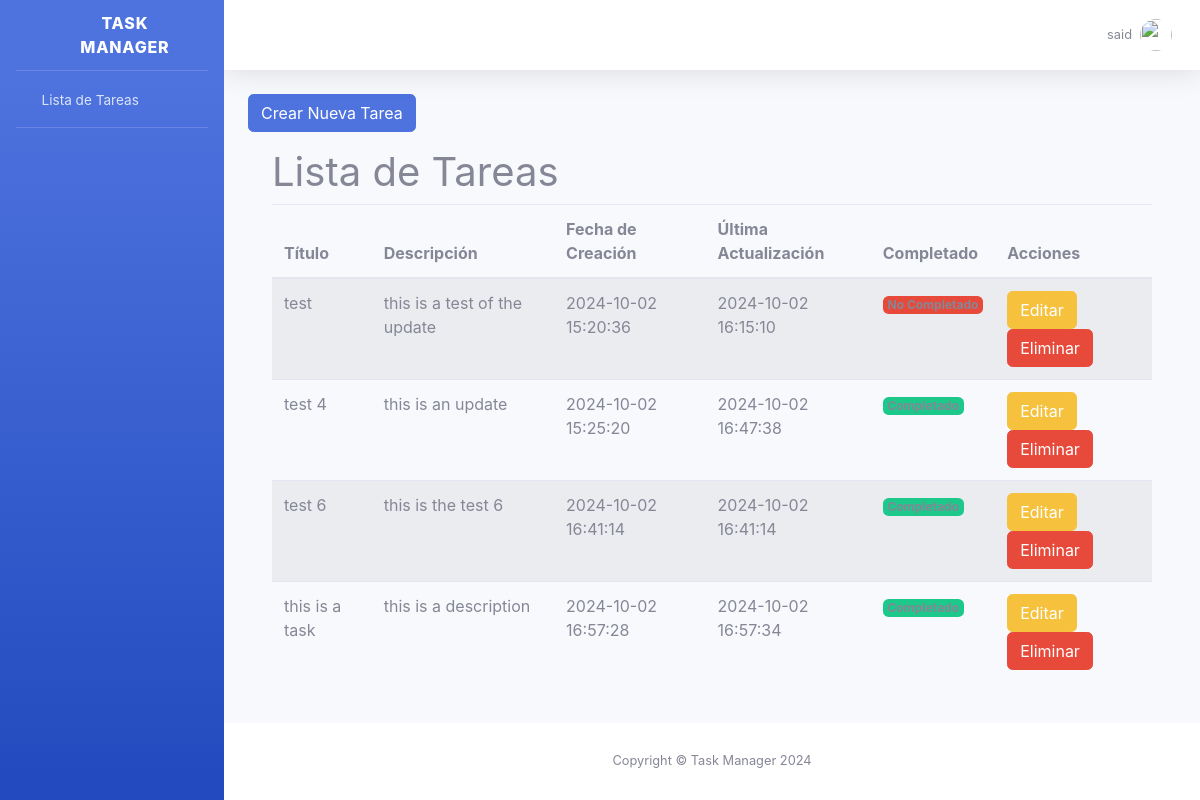
The app's page / (signed in) with its own data.
### tasks/models.py (models this page shows, shortened)
class Task(models.Model):
    title = models.CharField(max_length=255)
    description = models.TextField()
    completed = models.BooleanField(default=False)
    created_at = models.DateTimeField(auto_now_add=True)
    updated_at = models.DateTimeField(auto_now=True)

### tasks/views.py (the view)
# urls.py: path('', views.task_list, name='task_list'),
@login_required
def task_list(request):
    tasks = Task.objects.all()
    return render(request, 'tasks/task_list.html', {'tasks': tasks})

### tasks/templates/tasks/task_list.html (shortened to what this page needs)
{% extends 'base.html' %}
{% load static %}
{% block content %}
<a href="{% url 'task_create' %}" class="btn btn-primary mb-3">Crear Nueva Tarea</a>
<div class="container">
    <h1>Lista de Tareas</h1>
    <table class="table table-striped">
        <thead>
            <tr>
                <th>Título</th>
                <th>Descripción</th>
                <th>Fecha de Creación</th>
                <th>Última Actualización</th>
                <th>Completado</th>
                <th>Acciones</th>
            </tr>
        </thead>
        <tbody>
            {% for task in tasks %}
            <tr>
                <td>{{ task.title }}</td>
                <td>{{ task.description }}</td>
                <td>{{ task.created_at|date:"Y-m-d H:i:s" }}</td>
                <td>{{ task.updated_at|date:"Y-m-d H:i:s" }}</td>
                <td>
                    {% if task.completed %}
                        <span class="badge bg-success">Completado</span>
                    {% else %}
                        <span class="badge bg-danger">No Completado</span>
                    {% endif %}
                </td>
                <td>
                    <a href="{% url 'task_edit' task.id %}" class="btn btn-warning">Editar</a>
                    <a href="{% url 'task_delete' task.id %}" class="btn btn-danger">Eliminar</a>
                </td>
            </tr>
            {% endfor %}
        </tbody>
    </table>
</div>
{% endblock %}

### tasks/templates/partials/topbar.html (shortened to what this page needs)
{% load static %}
<nav class="navbar navbar-expand navbar-light bg-white topbar mb-4 static-top shadow">
    <ul class="navbar-nav ml-auto">
        {% if user.is_authenticated %}
            <li class="nav-item dropdown no-arrow">
                <a class="nav-link dropdown-toggle" href="#" id="userDropdown" role="button" data-toggle="dropdown" aria-haspopup="true" aria-expanded="false">
                    <span class="mr-2 d-none d-lg-inline text-gray-600 small">{{ user.username }}</span>
                    <img class="img-profile rounded-circle" src="{% if user.profile.image %}{% static user.profile.image.url %}{% else %}{% static 'sb_admin_2/img/undraw_profile_2.svg' %}{% endif %}">
                </a>
            </li>
        {% endif %}
    </ul>
</nav>

### records on screen
Task: title "test", description "this is a test of the update", created_at "2024-10-02 15:20:36", updated_at "2024-10-02 16:15:10"
Task: title "test 4", description "this is an update", created_at "2024-10-02 15:25:20", updated_at "2024-10-02 16:47:38"
Task: title "test 6", description "this is the test 6", created_at "2024-10-02 16:41:14", updated_at "2024-10-02 16:41:14"
Task: title "this is a task", description "this is a description", created_at "2024-10-02 16:57:28", updated_at "2024-10-02 16:57:34"

### other values on screen
{{ user.username }} "said"
